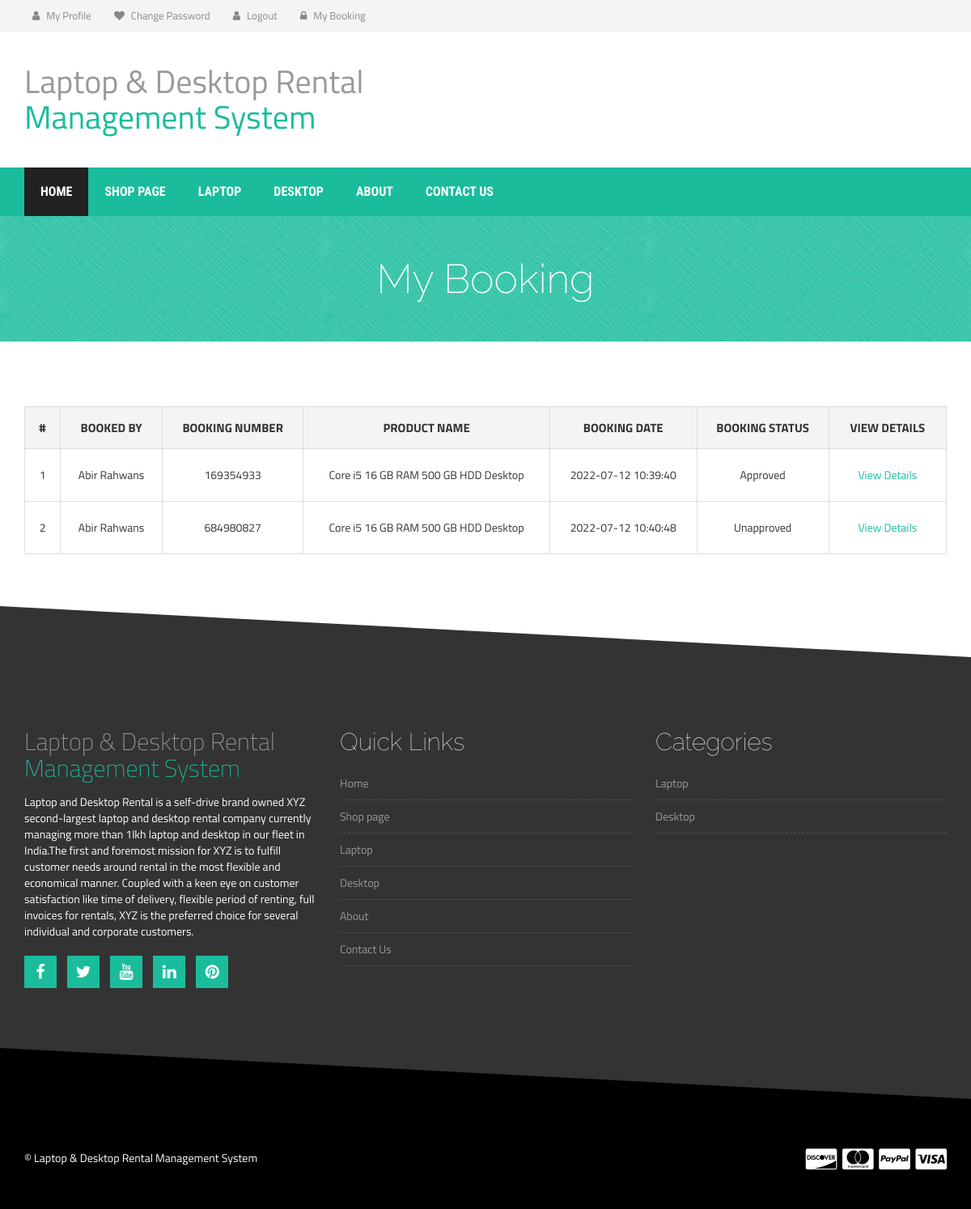
Page /my-booking.php (signed in) on the committed database.
### tables this page shows
CREATE TABLE `tblbooking` (
  `ID` int(10) NOT NULL,
  `BookingNumber` int(10) DEFAULT NULL,
  `UserID` int(10) DEFAULT NULL,
  `ProductID` int(10) DEFAULT NULL,
  `FromDate` date DEFAULT NULL,
  `ToDate` date DEFAULT NULL,
  `UsedFor` varchar(250) DEFAULT NULL,
  `Quantity` int(10) DEFAULT NULL,
  `DeliveryAddress` mediumtext DEFAULT NULL,
  `AddressProof` varchar(250) DEFAULT NULL,
  `DateofBooking` timestamp NULL DEFAULT current_timestamp(),
  `TotalCost` decimal(10,0) DEFAULT NULL,
  `Remark` varchar(250) DEFAULT NULL,
  `Status` varchar(250) DEFAULT NULL,
  `RemarkDate` timestamp NULL DEFAULT NULL ON UPDATE current_timestamp()
);

CREATE TABLE `tbluser` (
  `ID` int(10) NOT NULL,
  `FirstName` varchar(120) DEFAULT NULL,
  `LastName` varchar(120) DEFAULT NULL,
  `Email` varchar(120) DEFAULT NULL,
  `MobileNumber` bigint(20) DEFAULT NULL,
  `Password` varchar(120) DEFAULT NULL,
  `RegDate` timestamp NULL DEFAULT current_timestamp()
);

CREATE TABLE `tblproduct` (
  `ID` int(5) NOT NULL,
  `Type` varchar(50) DEFAULT NULL,
  `BrandID` int(5) DEFAULT NULL,
  `ProductName` varchar(250) DEFAULT NULL,
  `Processor` varchar(250) DEFAULT NULL,
  `Screen` varchar(200) DEFAULT NULL,
  `RAM` varchar(100) DEFAULT NULL,
  `Storage` varchar(250) DEFAULT NULL,
  `Charges` varchar(250) DEFAULT NULL,
  `RentalPrice` decimal(10,0) DEFAULT NULL,
  `ProductModel` varchar(250) DEFAULT NULL,
  `ProductDescription` mediumtext DEFAULT NULL,
  `Image` varchar(250) DEFAULT NULL,
  `Image1` varchar(250) DEFAULT NULL,
  `Image2` varchar(250) DEFAULT NULL,
  `Image3` varchar(250) DEFAULT NULL,
  `Image4` varchar(250) DEFAULT NULL,
  `Image5` varchar(250) DEFAULT NULL,
  `CreationDate` timestamp NULL DEFAULT current_timestamp()
);

CREATE TABLE `tblpage` (
  `ID` int(10) NOT NULL,
  `PageType` varchar(200) DEFAULT NULL,
  `PageTitle` mediumtext DEFAULT NULL,
  `PageDescription` mediumtext DEFAULT NULL,
  `Email` varchar(200) DEFAULT NULL,
  `MobileNumber` bigint(10) DEFAULT NULL,
  `UpdationDate` timestamp NOT NULL DEFAULT current_timestamp() ON UPDATE current_timestamp()
);

### my-booking.php (the view, shortened to what this page needs)
<?php
include('includes/dbconnection.php');
if (strlen($_SESSION['ldrmsuid']==0)) {
  header('location:logout.php');
  } else{
 ?>
<!DOCTYPE html>
<html lang="en">
  <head>
    <link rel="stylesheet" href="http://maxcdn.bootstrapcdn.com/bootstrap/3.2.0/css/bootstrap.min.css">
    <link rel="stylesheet" href="http://maxcdn.bootstrapcdn.com/font-awesome/4.3.0/css/font-awesome.min.css">
    <link rel="stylesheet" href="css/owl.carousel.css">
    <link rel="stylesheet" href="style.css">
    <link rel="stylesheet" href="css/responsive.css">
  </head>
  <body>
    <?php include_once('includes/header.php');?>
    <div class="product-big-title-area">
        <div class="container">
            <div class="row">
                <div class="col-md-12">
                    <div class="product-bit-title text-center">
                        <h2>My Booking</h2>
                    </div>
                </div>
            </div>
        </div>
    </div>
    <div class="single-product-area">
        <div class="zigzag-bottom"></div>
        <div class="container">
            <div class="row">
                <div class="col-md-12">
                    <div class="product-content-right">
                        <div class="woocommerce">
                            <table cellspacing="0" class="shop_table cart">
    <tr>
<th>#</th>
<th>Booked By</th>
<th>Booking Number</th>
<th>Product Name</th>
<th>Booking Date</th>
<th>Booking Status</th>
<th>View Details</th>
</tr>
        <?php
                    $userid= $_SESSION['ldrmsuid'];
 $query=mysqli_query($con,"select tblbooking.ID as bid,tblbooking.UserID,tblbooking.ProductID,tblbooking.BookingNumber,tblbooking.FromDate,tblbooking.ToDate,tblbooking.UsedFor,tblbooking.Quantity,tblbooking.DeliveryAddress,tblbooking.AddressProof,tblbooking.DateofBooking,tblbooking.Status,tbluser.FirstName,tbluser.LastName,tbluser.Email,tbluser.MobileNumber,tblproduct.ProductName from  tblbooking join  tbluser on tbluser.ID=tblbooking.UserID join tblproduct on tblproduct.ID=tblbooking.ProductID  where tblbooking.UserID='$userid'");
$cnt=1;
              while($row=mysqli_fetch_array($query))
              { ?>
<tr>
    <td><?php echo $cnt;?></td>
<td><?php echo $row['FirstName'];?> <?php echo $row['LastName'];?></td>
<td><?php echo $row['BookingNumber']?></td>
<td><?php echo $row['ProductName']?></td>
<td><?php echo $row['DateofBooking']?></td>
<td><?php $status=$row['Status'];
if($status==''){
 echo "Waiting for confirmation";
} else{
echo $status;
}
?>
<td><a href="booking-detail.php?bookingid=<?php echo $row['BookingNumber'];?>" class="btn theme-btn-dash">View Details</a></td>
</tr>
<?php $cnt=$cnt+1; } ?>
</table>
                        </div>
                    </div>
                </div>
            </div>
        </div>
    </div>
    <?php include_once('includes/footer.php');?>
  </body>
</html><?php }  ?>

### includes/footer.php
<div class="footer-top-area">
        <div class="zigzag-bottom"></div>
        <div class="container">
            <div class="row">
                <div class="col-md-4 col-sm-6">
                    <div class="footer-about-us">
                        <h2>Laptop & Desktop Rental<span>  Management System</span></h2>
                        <?php
 $query=mysqli_query($con,"select * from  tblpage where PageType='aboutus'");
 while ($row=mysqli_fetch_array($query)) {
 ?>
                        <p style="color:#fff !important"><?php  echo $row['PageDescription'];?></p><?php } ?>
                        <div class="footer-social">
                            <a href="#" target="_blank"><i class="fa fa-facebook"></i></a>
                            <a href="#" target="_blank"><i class="fa fa-twitter"></i></a>
                            <a href="#" target="_blank"><i class="fa fa-youtube"></i></a>
                            <a href="#" target="_blank"><i class="fa fa-linkedin"></i></a>
                            <a href="#" target="_blank"><i class="fa fa-pinterest"></i></a>
                        </div>
                    </div>
                </div>
                <div class="col-md-4 col-sm-6">
                    <div class="footer-menu">
                        <h2 class="footer-wid-title">Quick Links </h2>
                        <ul>
                           <li class="active"><a href="index.php">Home</a></li>
                        <li><a href="shop.php">Shop page</a></li>
                        <li><a href="laptop.php">Laptop</a></li>
                        <li><a href="desktop.php">Desktop</a></li>
                        <li><a href="aboutus.php">About</a></li>
                        <li><a href="contactus.php">Contact Us</a></li>
                        </ul>
                    </div>
                </div>
                <div class="col-md-4 col-sm-6">
                    <div class="footer-menu">
                        <h2 class="footer-wid-title">Categories</h2>
                        <ul>
                            <li><a href="laptop.php">Laptop</a></li>
                            <li><a href="desktop.php">Desktop</a></li>
                        </ul>
                    </div>
                </div>
            </div>
        </div>
    </div>
    <div class="footer-bottom-area">
        <div class="container">
            <div class="row">
                <div class="col-md-8">
                    <div class="copyright">
                        <p>&copy; Laptop & Desktop Rental Management System</p>
                    </div>
                </div>
                <div class="col-md-4">
                    <div class="footer-card-icon">
                        <i class="fa fa-cc-discover"></i>
                        <i class="fa fa-cc-mastercard"></i>
                        <i class="fa fa-cc-paypal"></i>
                        <i class="fa fa-cc-visa"></i>
                    </div>
                </div>
            </div>
        </div>
    </div>

### style.css (style rules this page uses)
h1, h2, h3, h4, h5, h6 { font-weight: 700; margin: 0 0 15px; }
body { font-family: "Titillium Web", sans-serif; }
.slider-area, .promo-area, .brands-area, .maincontent-area, .footer-top-area, .product-widget-area, .product-breadcroumb-area, .single-product-area { position: relative; overflow: hidden; }
.zigzag-bottom { background: none repeat scroll 0 0 #1abc9c; bottom: -80px; height: 165px; left: -5%; position: absolute; transform: rotate(3deg); width: 108%; z-index: 9; }
.footer-top-area .zigzag-bottom { background: #000; }
.footer-top-area { background: none repeat scroll 0 0 #333; color: #999; padding: 35px 0 180px; }
.footer-bottom-area { background: #000; color: #fff; }
.footer-about-us span { color: #1abc9c; }
.footer-wid-title { font-family: raleway; font-size: 30px; font-weight: 100; color: #fff; }
.footer-about-us h2 { font-weight: 200; }
.footer-menu ul { list-style: outside none none; margin: 0; padding: 0; }
.footer-menu ul li { border-bottom: 1px dashed #555; padding: 5px 0; }
.footer-menu a { display: block; padding: 5px 0; color: #999; }
.footer-social a { background: none repeat scroll 0 0 #1abc9c; color: #fff; display: inline-block; font-size: 20px; height: 40px; margin-bottom: 10px; margin-right: 10px; padding-top: 5px; text-align: center; width: 40px; border: 1px solid #1abc9c; }
.footer-social { margin-top: 20px; }
a { color: #1abc9c; }
.footer-bottom-area { background: none repeat scroll 0 0 #000; color: #fff; padding-bottom: 40px; }
.footer-card-icon { font-size: 30px; text-align: right; }
.copyright > p { margin: 10px 0 0; }
.product-big-title-area { background: url(img/crossword.png) repeat scroll 0 0 #1abc9c; }
.product-bit-title h2 { font-family: raleway; font-size: 50px; font-weight: 200; margin: 0; padding: 50px 0; color: #fff; }
.single-product-area .zigzag-bottom { background-color: #333333; }
.single-product-area { padding: 80px 0 130px; }
table.shop_table { border-bottom: 1px solid #ddd; border-right: 1px solid #ddd; margin-bottom: 50px; width: 100%; }
table.shop_table th, table.shop_table td { border-left: 1px solid #ddd; border-top: 1px solid #ddd; padding: 15px; text-align: center; }
table.shop_table th { background: none repeat scroll 0 0 #f4f4f4; font-size: 15px; text-transform: uppercase; }

### rows in the picture
tblbooking: UserID.FirstName "Abir", UserID.LastName "Rahwans", BookingNumber "169354933", ProductID.ProductName "Core i5 16 GB RAM 500 GB HDD Desktop", DateofBooking "2022-07-12 10:39:40", Status "Approved"
tblbooking: UserID.FirstName "Abir", UserID.LastName "Rahwans", BookingNumber "684980827", ProductID.ProductName "Core i5 16 GB RAM 500 GB HDD Desktop", DateofBooking "2022-07-12 10:40:48", Status "Unapproved"
tblpage: PageDescription "Laptop and Desktop Rental is a self-drive brand owned XYZ second-largest laptop and desktop rental company currently managing more than 1lkh laptop and desktop in our fleet in India.The first and foremost mission for XYZ is to fulfill customer needs around rental in the most flexible and economical manner. Coupled with a keen eye on customer satisfaction like time of delivery, flexible period of renting, full invoices for rentals, XYZ is the preferred choice for several individual and corporate customers."
